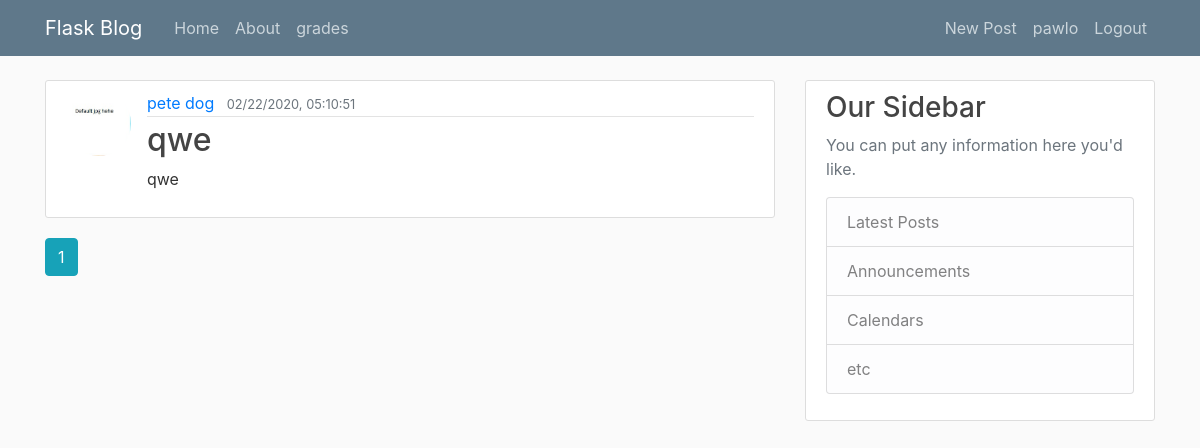
Screenshot of /home (signed in) with the database file from the repository.
### flaskblog/models.py (models this page shows, shortened)
class User(db.Model, UserMixin):
    id = db.Column(db.Integer, primary_key=True)
    username = db.Column(db.String(20), unique=True, nullable=False)
    email = db.Column(db.String(120), unique=True, nullable=False)
    image_file = db.Column(db.String(20), nullable=False, default='default.jpg')
    password = db.Column(db.String(60), nullable=False)
    posts = db.relationship('Post', backref='author', lazy=True)
    first_name = db.Column(db.String(50), nullable=False)
    last_name = db.Column(db.String(50), nullable=False)

class Post(db.Model):
    id = db.Column(db.Integer, primary_key=True)
    title = db.Column(db.String(100), nullable=False)
    date_posted = db.Column(db.DateTime, nullable=False, default=datetime.utcnow)
    content = db.Column(db.Text, nullable=False)
    user_id = db.Column(db.Integer, db.ForeignKey('user.id'), nullable=False)

### flaskblog/routes.py (the view)
@app.route("/")
@app.route("/home")
def home():
    page = request.args.get('page', 1, type=int)
    posts = Post.query.order_by(Post.date_posted.desc()).paginate(page=page, per_page=5)
    print(posts)
    return render_template('home.html', posts=posts)

### flaskblog/models.py (called while the page is built)
@login_manager.user_loader
def load_user(user_id):
    return User.query.get(int(user_id))

### flaskblog/templates/home.html
{% extends "layout.html" %}
{% block content %}
    {% for post in posts.items %}
        <article class="media content-section">
          <img class="rounded-circle article-img" src="{{ url_for('static', filename='profile_pics/' + post.author.image_file) }}">
          <div class="media-body">
            <div class="article-metadata">
              <a class="mr-2" href="{{ url_for('user_posts', username=post.author.username) }}">{{ post.author.first_name + ' ' + post.author.last_name }}</a>
              <small class="text-muted">{{ post.date_posted.strftime("%m/%d/%Y, %H:%M:%S") }}</small>
            </div>
            <h2><a class="article-title" href="{{ url_for('post', post_id=post.id) }}">{{ post.title }}</a></h2>
            <p class="article-content">{{ post.content }}</p>
          </div>
        </article>
    {% endfor %}
    {% for page_num in posts.iter_pages(left_edge=1, right_edge=1, left_current=1, right_current=2) %}
      {% if page_num %}
        {% if posts.page == page_num %}
          <a class="btn btn-info mb-4" href="{{ url_for('home', page=page_num) }}">{{ page_num }}</a>
        {% else %}
          <a class="btn btn-outline-info mb-4" href="{{ url_for('home', page=page_num) }}">{{ page_num }}</a>
        {% endif %}
      {% else %}
        ...
      {% endif %}
    {% endfor %}
{% endblock content %}

### flaskblog/templates/layout.html (shortened to what this page needs)
<!DOCTYPE html>
<html>
<head>
    <link rel="stylesheet" href="https://maxcdn.bootstrapcdn.com/bootstrap/4.0.0/css/bootstrap.min.css">
    <link rel="stylesheet" type="text/css" href="{{ url_for('static', filename='main.css') }}">
</head>
<body>
    <header class="site-header">
      <nav class="navbar navbar-expand-md navbar-dark bg-steel fixed-top">
        <div class="container">
          <a class="navbar-brand mr-4" href="/">Flask Blog</a>
          <div class="collapse navbar-collapse" id="navbarToggle">
            <div class="navbar-nav mr-auto">
              <a class="nav-item nav-link" href="{{ url_for('home') }}">Home</a>
              <a class="nav-item nav-link" href="{{ url_for('about') }}">About</a>
              <a class="nav-item nav-link" href="{{ url_for('grade') }}">grades</a>
            </div>
            <div class="navbar-nav">
              {% if current_user.is_authenticated %}
                <a class="nav-item nav-link" href="{{ url_for('new_post') }}">New Post</a>
                <a class="nav-item nav-link" href="{{ url_for('account') }}"> {{ current_user.username }} </a>
                <a class="nav-item nav-link" href="{{ url_for('logout') }}">Logout</a>
              {% else %}
                <a class="nav-item nav-link" href="{{ url_for('login') }}">Login</a>
                <a class="nav-item nav-link" href="{{ url_for('register') }}">Register</a>
              {% endif %}
            </div>
          </div>
        </div>
      </nav>
    </header>
    <main role="main" class="container">
      <div class="row">
        <div class="col-md-8">
          {% block content %}{% endblock %}
        </div>
        <div class="col-md-4">
          <div class="content-section">
            <h3>Our Sidebar</h3>
            <p class='text-muted'>You can put any information here you'd like.
              <ul class="list-group">
                <li class="list-group-item list-group-item-light">Latest Posts</li>
                <li class="list-group-item list-group-item-light">Announcements</li>
                <li class="list-group-item list-group-item-light">Calendars</li>
                <li class="list-group-item list-group-item-light">etc</li>
              </ul>
            </p>
          </div>
        </div>
      </div>
    </main>
</body>
</html>

### flaskblog/static/main.css (style rules this page uses)
body { background: #fafafa; color: #333333; margin-top: 5rem; }
h1, h2, h3, h4, h5, h6 { color: #444444; }
.bg-steel { background-color: #5f788a; }
.site-header .navbar-nav .nav-link { color: #cbd5db; }
.content-section { background: #ffffff; padding: 10px 20px; border: 1px solid #dddddd; border-radius: 3px; margin-bottom: 20px; }
.article-title { color: #444444; }
.article-content { white-space: pre-line; }
.article-img { height: 65px; width: 65px; margin-right: 16px; }
.article-metadata { padding-bottom: 1px; margin-bottom: 4px; border-bottom: 1px solid #e3e3e3 }

### rows the page displays
User: username "pawlo"
Post: image_file (placeholder picture), author "pete dog", date_posted "02/22/2020, 05:10:51", title "qwe", content "qwe"

### other values shown
{{ page_num }} "1"
